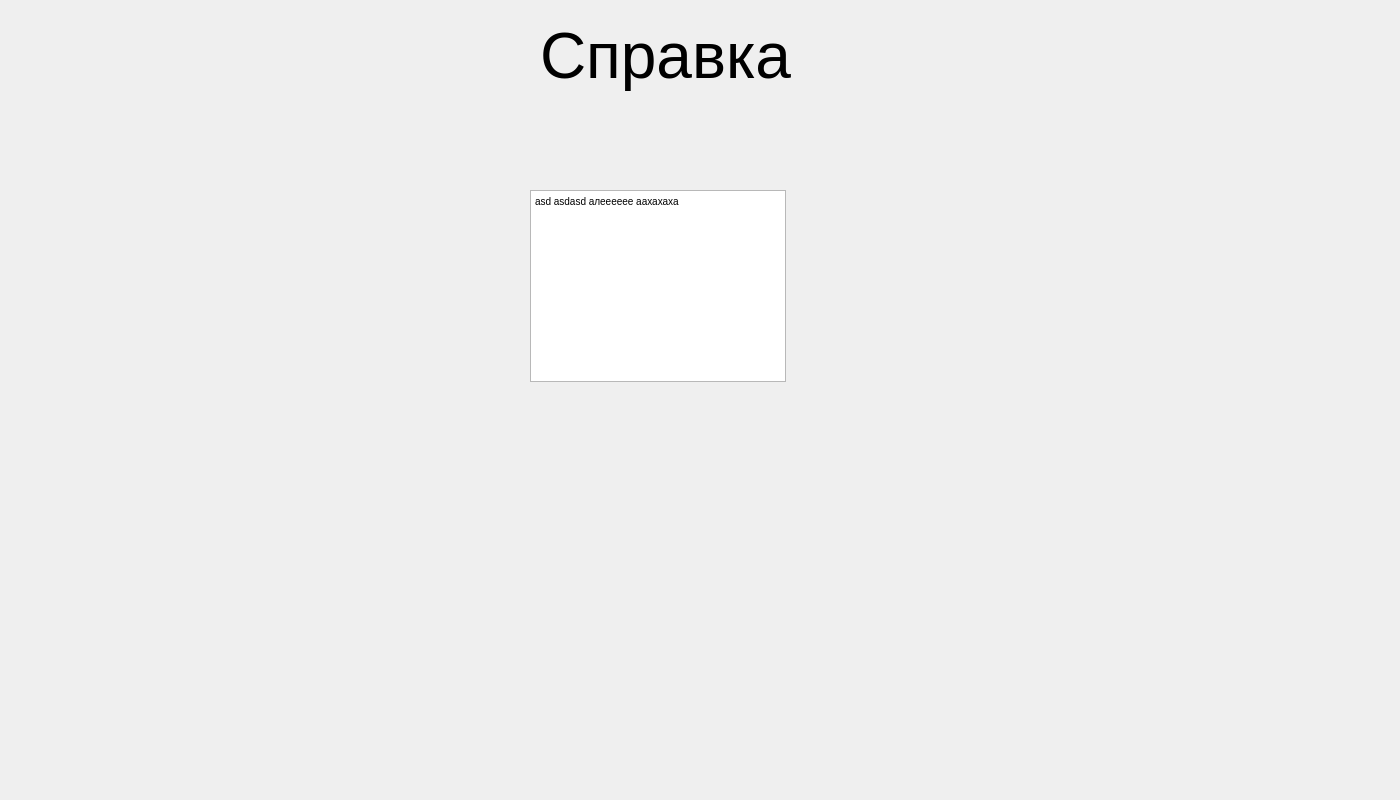
<?xml version="1.0" encoding="UTF-8"?>
<ui version="4.0">
 <class>Form</class>
 <widget class="QWidget" name="Form">
  <property name="geometry">
   <rect>
    <x>0</x>
    <y>0</y>
    <width>1400</width>
    <height>800</height>
   </rect>
  </property>
  <property name="windowTitle">
   <string>Form</string>
  </property>
  <widget class="QLabel" name="label">
   <property name="geometry">
    <rect>
     <x>540</x>
     <y>10</y>
     <width>320</width>
     <height>91</height>
    </rect>
   </property>
   <property name="font">
    <font>
     <family>Arial</family>
     <pointsize>48</pointsize>
    </font>
   </property>
   <property name="text">
    <string>Справка</string>
   </property>
  </widget>
  <widget class="QTextBrowser" name="textBrowser">
   <property name="geometry">
    <rect>
     <x>530</x>
     <y>190</y>
     <width>256</width>
     <height>192</height>
    </rect>
   </property>
   <property name="html">
    <string>&lt;!DOCTYPE HTML PUBLIC &quot;-//W3C//DTD HTML 4.0//EN&quot; &quot;http://www.w3.org/TR/REC-html40/strict.dtd&quot;&gt;
&lt;html&gt;&lt;head&gt;&lt;meta name=&quot;qrichtext&quot; content=&quot;1&quot; /&gt;&lt;style type=&quot;text/css&quot;&gt;
p, li { white-space: pre-wrap; }
&lt;/style&gt;&lt;/head&gt;&lt;body style=&quot; font-family:'MS Shell Dlg 2'; font-size:7.8pt; font-weight:400; font-style:normal;&quot;&gt;
&lt;p style=&quot; margin-top:0px; margin-bottom:0px; margin-left:0px; margin-right:0px; -qt-block-indent:0; text-indent:0px;&quot;&gt;asd asdasd алееееее аахахаха&lt;/p&gt;&lt;/body&gt;&lt;/html&gt;</string>
   </property>
  </widget>
 </widget>
 <resources/>
 <connections/>
</ui>
